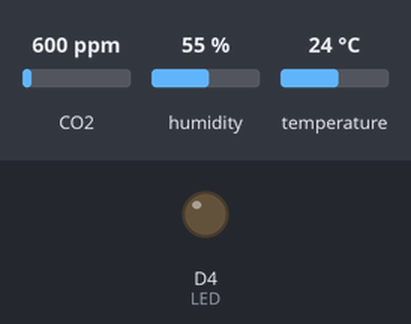
Simulated run of this sketch. Board: ESP8266 (Wemos D1 mini). Shown: output pins drawn as LEDs (lit = HIGH). Wiring (inferred from the names in the program): HTU21/Si7021 sensor at I2C address 0x40. The inputs (shaded band) are chosen by the test bench; at power-on: CO2 600 ppm, humidity 55 %, temperature 24 °C. WiFi joins after 1.5 s; servers stay silent unless stated; random numbers use the default seed unless the sketch sets one; what the sketch prints to the serial monitor is not drawn.

Above: at 3.1 s.
At 5.0 s:
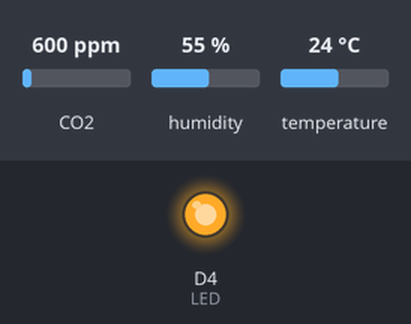
Timing chart, 0 to 7.5 s (numbered marks = the images above):
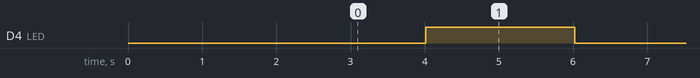

The sketch:

template.ino
```cpp
#include <ESP8266mDNS.h>
#include <WiFiUdp.h>
#include <ArduinoOTA.h>
#include <ESP8266HTTPClient.h>
#include <PubSubClient.h>
#include <BlynkSimpleEsp8266.h>
#include "Timer.h"
#include "MQ135.h"
#include <Wire.h>
#include "HTU21D.h"


#include <ESP8266WiFiMulti.h>

char auth[] = "YourAuthToken";

ESP8266WiFiMulti wifiMulti;

Timer tm;

const char *INFLUXDB_HOST = "10.0.0.7";
const uint16_t INFLUXDB_PORT = 8086;

const char *DATABASE = "power";
const char *DB_USER = "power";
const char *DB_PASSWORD = "pow123212";

//Create an instance of the object
HTU21D myHumidity;
MQ135 gasSensor = MQ135(A0);


// ==================================== VARS ==================================
int LED = D4; // Wemos build in led

int val;// Defines a numeric variable val
int count = 0;

float ppm, rzero, temp, humd, at[10], st = 0;
int p = 0, t = 0, h = 0, sppm = 0, sh = 0;
int appm[10], ah[10];


#define LED_ON   digitalWrite(LED, 1)
#define LED_OFF  digitalWrite(LED, 0)


const char* ssid = "x1";
const char* password = "pass";

const char *mqtt_server = "10.0.0.7";
const int mqtt_port = 1883;
const char *mqtt_user = "user";
const char *mqtt_pass = "password";

WiFiClient espClient;
PubSubClient client(espClient);


void callback(char* topic, byte* payload, unsigned int length) {
  Serial.print("Message arrived [");
  Serial.print(topic);
  Serial.print("] ");
  Serial.println();
}


void setup() {

  WiFi.mode(WIFI_STA);
  wifiMulti.addAP("SSID", "password");
  wifiMulti.addAP("Hubber_2G", "password");
  wifiMulti.addAP("HubberHub_2G", "password");

  pinMode(LED, OUTPUT); // Definition LED as output interface

  // start serial port
  Serial.begin(115200);

  setup_wifi();

  ArduinoOTA.setHostname("test_222");

  ArduinoOTA.onStart([]() {
    Serial.println("Start");

  });
  ArduinoOTA.onEnd([]() {
    Serial.println("\nEnd");
  });
  ArduinoOTA.onProgress([](unsigned int progress, unsigned int total) {
    Serial.printf("Progress: %u%%\r", (progress / (total / 100)));
  });
  ArduinoOTA.onError([](ota_error_t error) {
    Serial.printf("Error[%u]: ", error);
    if (error == OTA_AUTH_ERROR) Serial.println("Auth Failed");
    else if (error == OTA_BEGIN_ERROR) Serial.println("Begin Failed");
    else if (error == OTA_CONNECT_ERROR) Serial.println("Connect Failed");
    else if (error == OTA_RECEIVE_ERROR) Serial.println("Receive Failed");
    else if (error == OTA_END_ERROR) Serial.println("End Failed");
  });
  ArduinoOTA.begin();
  Serial.println("Ready");
  Serial.print("IP address: ");
  Serial.println(WiFi.localIP());

  client.setServer(mqtt_server, 1883);
  client.setCallback(callback);
  Serial.println("Ready");

  int tickEvent = tm.every(2000, blynkLed);

  tm.every(1000, getPpm);
  tm.every(1000, getTemp);
  tm.every(1000, getHumidity);
  tm.every(30000, CheckConnection);
  tm.every(10000, pushData);

  myHumidity.begin();

  Blynk.begin(auth);  // Here your Arduino connects to the Blynk Cloud.

}

// ================================================= END SETUP ======================================


void reconnect() {
  // Loop until we're reconnected

     Serial.print("Attempting MQTT connection...");
    // Create a random client ID
    String clientId = "ESP8266_TEST-";
    clientId += String(random(0xffff), HEX);
    // Attempt to connect
    if (client.connect(clientId.c_str(),mqtt_user, mqtt_pass)) {
      Serial.println("connected");

      client.subscribe("test/test");
    } else {
      Serial.print("failed, rc=");
      Serial.print(client.state());
      Serial.println(" try again in 5 seconds");
      // Wait 5 seconds before retrying
      delay(1000);
    }

}


void setup_wifi() {

  delay(500);
  Serial.println();

  Serial.println("Connecting Wifi...");

  if (wifiMulti.run() == WL_CONNECTED) {
    Serial.println("");
    Serial.println("WiFi connected");
    Serial.println("IP address: ");
    Serial.println(WiFi.localIP());
  }

}

int sort_desc(const void *cmp1, const void *cmp2)
{
  // Need to cast the void * to int *
  int a = *((int *)cmp1);
  int b = *((int *)cmp2);
  // The comparison
  return a > b ? -1 : (a < b ? 1 : 0);
  // A simpler, probably faster way:
  //return b - a;
}


void blynkLed() {

  val = digitalRead(LED); // The digital interface is assigned a value of 3 to read val

  if (val == LOW)  {
    LED_ON;
  } else {
    LED_OFF;
    }

}

void getTemp() {

  temp = myHumidity.readTemperature();

  at[t]=temp;
  t++;

  if (t > 9) {
    int at_length = sizeof(at) / sizeof(at[0]);
    qsort(at, at_length, sizeof(at[0]), sort_desc);
    st = at[t/2];
    st = round(st*10)/10.0;

    char buffer[7];
    dtostrf(st, 1, 2, buffer);
    //mqtt_client.publish("room/air/gy21_temp", buffer, true);

    t = 0;
    Serial.println("");
    Serial.print("Temperature: ");
    Serial.print(st, 2);
    Serial.println("C");

  }
}


void getHumidity() {
  humd = myHumidity.readHumidity();

  ah[h]=humd;
  h++;

  if (h > 9) {
    int ah_length = sizeof(ah) / sizeof(ah[0]);
    qsort(ah, ah_length, sizeof(ah[0]), sort_desc);
    sh = ah[h/2];

    char buffer[7];
    dtostrf(sh, 1, 0, buffer);
   //mqtt_client.publish("room/air/gy21_humd", buffer, true);

    h = 0;

    Serial.println("");
    Serial.print("Humidity: ");
    Serial.print(sh, 1);
    Serial.println("%");
  }
 }


void getPpm() {
  ppm = gasSensor.getCorrectedPPM(temp, humd);

  appm[p]=ppm;
  p++;

  if (p > 9) {
    int appm_length = sizeof(appm) / sizeof(appm[0]);
    qsort(appm, appm_length, sizeof(appm[0]), sort_desc);
    sppm = appm[p/2];

    char buffer[7];
    dtostrf(sppm, 1, 0, buffer);

    //mqtt_client.publish("room/air/mq135", buffer, true);

    p = 0;
    Serial.println("");
    Serial.print("ppm: ");
    Serial.println(sppm);

  }
 }


void CheckConnection(){    // check every 15s if connected to Blynk server
  if(!Blynk.connected()){
    Serial.println("Not connected to Blynk server");
    //Blynk.connect();  // try to connect to server with default timeout
    Blynk.begin(auth);
  }
  else{
    Serial.println("Connected to Blynk server");
  }
}


void pushData() {

  if (sppm > 0) { Blynk.virtualWrite(V0, sppm); }

  if (st > 0) { Blynk.virtualWrite(V1, st); }
  if (sh > 0) { Blynk.virtualWrite(V2, sh); }

}


void loop() {

  if (WiFi.status() != WL_CONNECTED) {
    setup_wifi();
   }
   ArduinoOTA.handle();

  if (Blynk.connected()){
    Blynk.run();
  }

 tm.update();
 delay(10);
}
```

Event.cpp
```cpp
// (licence header left out)
/*  * * * * * * * * * * * * * * * * * * * * * * * * * * *
 Code by Simon Monk
 http://www.simonmonk.org
* * * * * * * * * * * * * * * * * * * * * * * * * * * * */

// For Arduino 1.0 and earlier
#if defined(ARDUINO) && ARDUINO >= 100
#include "Arduino.h"
#else
#include "WProgram.h"
#endif

#include "Event.h"

Event::Event(void)
{
	eventType = EVENT_NONE;
}

void Event::update(void)
{
    unsigned long now = millis();
    update(now);
}

void Event::update(unsigned long now)
{
	if (now - lastEventTime >= period)
	{
		switch (eventType)
		{
			case EVENT_EVERY:
				(*callback)();
				break;

			case EVENT_OSCILLATE:
				pinState = ! pinState;
				digitalWrite(pin, pinState);
				break;
		}
		lastEventTime = now;
		count++;
	}
	if (repeatCount > -1 && count >= repeatCount)
	{
		eventType = EVENT_NONE;
	}
}
```

Event.h
```cpp
// (licence header left out)
/*  * * * * * * * * * * * * * * * * * * * * * * * * * * *
 Code by Simon Monk
 http://www.simonmonk.org
* * * * * * * * * * * * * * * * * * * * * * * * * * * * */

#ifndef Event_h
#define Event_h

#include <inttypes.h>

#define EVENT_NONE 0
#define EVENT_EVERY 1
#define EVENT_OSCILLATE 2

class Event
{

public:
  Event(void);
  void update(void);
  void update(unsigned long now);
  int8_t eventType;
  unsigned long period;
  int repeatCount;
  uint8_t pin;
  uint8_t pinState;
  void (*callback)(void);
  unsigned long lastEventTime;
  int count;
};

#endif
```

HTU21D.cpp
```cpp
// (licence header left out)
#include <Wire.h>

#include "HTU21D.h"

HTU21D::HTU21D()
{
  //Set initial values for private vars
}

//Begin
/*******************************************************************************************/
//Start I2C communication
bool HTU21D::begin(void)
{
  Wire.begin();
}

//Read the humidity
/*******************************************************************************************/
//Calc humidity and return it to the user
//Returns 998 if I2C timed out
//Returns 999 if CRC is wrong
float HTU21D::readHumidity(void)
{
	//Request a humidity reading
	Wire.beginTransmission(HTDU21D_ADDRESS);
	Wire.write(TRIGGER_HUMD_MEASURE_NOHOLD); //Measure humidity with no bus holding
	Wire.endTransmission();

	//Hang out while measurement is taken. 50mS max, page 4 of datasheet.
	delay(55);

	//Comes back in three bytes, data(MSB) / data(LSB) / Checksum
	Wire.requestFrom(HTDU21D_ADDRESS, 3);

	//Wait for data to become available
	int counter = 0;
	while(Wire.available() < 3)
	{
		counter++;
		delay(1);
		if(counter > 100) return 998; //Error out
	}

	byte msb, lsb, checksum;
	msb = Wire.read();
	lsb = Wire.read();
	checksum = Wire.read();

	/* //Used for testing
	byte msb, lsb, checksum;
	msb = 0x4E;
	lsb = 0x85;
	checksum = 0x6B;*/

	unsigned int rawHumidity = ((unsigned int) msb << 8) | (unsigned int) lsb;

	if(check_crc(rawHumidity, checksum) != 0) return(999); //Error out

	//sensorStatus = rawHumidity & 0x0003; //Grab only the right two bits
	rawHumidity &= 0xFFFC; //Zero out the status bits but keep them in place

	//Given the raw humidity data, calculate the actual relative humidity
	float tempRH = rawHumidity / (float)65536; //2^16 = 65536
	float rh = -6 + (125 * tempRH); //From page 14

	return(rh);
}

//Read the temperature
/*******************************************************************************************/
//Calc temperature and return it to the user
//Returns 998 if I2C timed out
//Returns 999 if CRC is wrong
float HTU21D::readTemperature(void)
{
	//Request the temperature
	Wire.beginTransmission(HTDU21D_ADDRESS);
	Wire.write(TRIGGER_TEMP_MEASURE_NOHOLD);
	Wire.endTransmission();

	//Hang out while measurement is taken. 50mS max, page 4 of datasheet.
	delay(55);

	//Comes back in three bytes, data(MSB) / data(LSB) / Checksum
	Wire.requestFrom(HTDU21D_ADDRESS, 3);

	//Wait for data to become available
	int counter = 0;
	while(Wire.available() < 3)
	{
		counter++;
		delay(1);
		if(counter > 100) return 998; //Error out
	}

	unsigned char msb, lsb, checksum;
	msb = Wire.read();
	lsb = Wire.read();
	checksum = Wire.read();

	/* //Used for testing
	byte msb, lsb, checksum;
	msb = 0x68;
	lsb = 0x3A;
	checksum = 0x7C; */

	unsigned int rawTemperature = ((unsigned int) msb << 8) | (unsigned int) lsb;

	if(check_crc(rawTemperature, checksum) != 0) return(999); //Error out

	//sensorStatus = rawTemperature & 0x0003; //Grab only the right two bits
	rawTemperature &= 0xFFFC; //Zero out the status bits but keep them in place

	//Given the raw temperature data, calculate the actual temperature
	float tempTemperature = rawTemperature / (float)65536; //2^16 = 65536
	float realTemperature = -46.85 + (175.72 * tempTemperature); //From page 14

	return(realTemperature);
}

//Set sensor resolution
/*******************************************************************************************/
//Sets the sensor resolution to one of four levels
//Page 12:
// 0/0 = 12bit RH, 14bit Temp
// 0/1 = 8bit RH, 12bit Temp
// 1/0 = 10bit RH, 13bit Temp
// 1/1 = 11bit RH, 11bit Temp
//Power on default is 0/0

void HTU21D::setResolution(byte resolution)
{
  byte userRegister = read_user_register(); //Go get the current register state
  userRegister &= 0b01111110; //Turn off the resolution bits
  resolution &= 0b10000001; //Turn off all other bits but resolution bits
  userRegister |= resolution; //Mask in the requested resolution bits

  //Request a write to user register
  Wire.beginTransmission(HTDU21D_ADDRESS);
  Wire.write(WRITE_USER_REG); //Write to the user register
  Wire.write(userRegister); //Write the new resolution bits
  Wire.endTransmission();
}

//Read the user register
byte HTU21D::read_user_register(void)
{
  byte userRegister;

  //Request the user register
  Wire.beginTransmission(HTDU21D_ADDRESS);
  Wire.write(READ_USER_REG); //Read the user register
  Wire.endTransmission();

  //Read result
  Wire.requestFrom(HTDU21D_ADDRESS, 1);

  userRegister = Wire.read();

  return(userRegister);
}

//Give this function the 2 byte message (measurement) and the check_value byte from the HTU21D
//If it returns 0, then the transmission was good
//If it returns something other than 0, then the communication was corrupted
//From: http://www.nongnu.org/avr-libc/user-manual/group__util__crc.html
//POLYNOMIAL = 0x0131 = x^8 + x^5 + x^4 + 1 : http://en.wikipedia.org/wiki/Computation_of_cyclic_redundancy_checks
#define SHIFTED_DIVISOR 0x988000 //This is the 0x0131 polynomial shifted to farthest left of three bytes

byte HTU21D::check_crc(uint16_t message_from_sensor, uint8_t check_value_from_sensor)
{
  //Test cases from datasheet:
  //message = 0xDC, checkvalue is 0x79
  //message = 0x683A, checkvalue is 0x7C
  //message = 0x4E85, checkvalue is 0x6B

  uint32_t remainder = (uint32_t)message_from_sensor << 8; //Pad with 8 bits because we have to add in the check value
  remainder |= check_value_from_sensor; //Add on the check value

  uint32_t divsor = (uint32_t)SHIFTED_DIVISOR;

  for (int i = 0 ; i < 16 ; i++) //Operate on only 16 positions of max 24. The remaining 8 are our remainder and should be zero when we're done.
  {
    //Serial.print("remainder: ");
    //Serial.println(remainder, BIN);
    //Serial.print("divsor:    ");
    //Serial.println(divsor, BIN);
    //Serial.println();

    if( remainder & (uint32_t)1<<(23 - i) ) //Check if there is a one in the left position
      remainder ^= divsor;

    divsor >>= 1; //Rotate the divsor max 16 times so that we have 8 bits left of a remainder
  }

  return (byte)remainder;
}
```

HTU21D.h
```cpp
// (licence header left out)
#if defined(ARDUINO) && ARDUINO >= 100
 #include "Arduino.h"
#else
 #include "WProgram.h"
#endif

#include <Wire.h>

#define HTDU21D_ADDRESS 0x40  //Unshifted 7-bit I2C address for the sensor

#define TRIGGER_TEMP_MEASURE_HOLD  0xE3
#define TRIGGER_HUMD_MEASURE_HOLD  0xE5
#define TRIGGER_TEMP_MEASURE_NOHOLD  0xF3
#define TRIGGER_HUMD_MEASURE_NOHOLD  0xF5
#define WRITE_USER_REG  0xE6
#define READ_USER_REG  0xE7
#define SOFT_RESET  0xFE

class HTU21D {

public:
  HTU21D();

  //Public Functions
  bool begin();
  float readHumidity(void);
  float readTemperature(void);
  void setResolution(byte resBits);

  //Public Variables

private:
  //Private Functions

  byte read_user_register(void);
  byte check_crc(uint16_t message_from_sensor, uint8_t check_value_from_sensor);

  //Private Variables

};
```

Timer.cpp
```cpp
// (licence header left out)
/*  * * * * * * * * * * * * * * * * * * * * * * * * * * *
 Code by Simon Monk
 http://www.simonmonk.org
* * * * * * * * * * * * * * * * * * * * * * * * * * * * */

// For Arduino 1.0 and earlier
#if defined(ARDUINO) && ARDUINO >= 100
#include "Arduino.h"
#else
#include "WProgram.h"
#endif

#include "Timer.h"

Timer::Timer(void)
{
}

int8_t Timer::every(unsigned long period, void (*callback)(), int repeatCount)
{
	int8_t i = findFreeEventIndex();
	if (i == -1) return -1;

	_events[i].eventType = EVENT_EVERY;
	_events[i].period = period;
	_events[i].repeatCount = repeatCount;
	_events[i].callback = callback;
	_events[i].lastEventTime = millis();
	_events[i].count = 0;
	return i;
}

int8_t Timer::every(unsigned long period, void (*callback)())
{
	return every(period, callback, -1); // - means forever
}

int8_t Timer::after(unsigned long period, void (*callback)())
{
	return every(period, callback, 1);
}

int8_t Timer::oscillate(uint8_t pin, unsigned long period, uint8_t startingValue, int repeatCount)
{
	int8_t i = findFreeEventIndex();
	if (i == NO_TIMER_AVAILABLE) return NO_TIMER_AVAILABLE;

	_events[i].eventType = EVENT_OSCILLATE;
	_events[i].pin = pin;
	_events[i].period = period;
	_events[i].pinState = startingValue;
	digitalWrite(pin, startingValue);
	_events[i].repeatCount = repeatCount * 2; // full cycles not transitions
	_events[i].lastEventTime = millis();
	_events[i].count = 0;
	return i;
}

int8_t Timer::oscillate(uint8_t pin, unsigned long period, uint8_t startingValue)
{
	return oscillate(pin, period, startingValue, -1); // forever
}

/**
 * This method will generate a pulse of !startingValue, occuring period after the
 * call of this method and lasting for period. The Pin will be left in !startingValue.
 */
int8_t Timer::pulse(uint8_t pin, unsigned long period, uint8_t startingValue)
{
	return oscillate(pin, period, startingValue, 1); // once
}

/**
 * This method will generate a pulse of startingValue, starting immediately and of
 * length period. The pin will be left in the !startingValue state
 */
int8_t Timer::pulseImmediate(uint8_t pin, unsigned long period, uint8_t pulseValue)
{
	int8_t id(oscillate(pin, period, pulseValue, 1));
	// now fix the repeat count
	if (id >= 0 && id < MAX_NUMBER_OF_EVENTS) {
		_events[id].repeatCount = 1;
	}
	return id;
}


void Timer::stop(int8_t id)
{
	if (id >= 0 && id < MAX_NUMBER_OF_EVENTS) {
		_events[id].eventType = EVENT_NONE;
	}
}

void Timer::update(void)
{
	unsigned long now = millis();
	update(now);
}

void Timer::update(unsigned long now)
{
	for (int8_t i = 0; i < MAX_NUMBER_OF_EVENTS; i++)
	{
		if (_events[i].eventType != EVENT_NONE)
		{
			_events[i].update(now);
		}
	}
}
int8_t Timer::findFreeEventIndex(void)
{
	for (int8_t i = 0; i < MAX_NUMBER_OF_EVENTS; i++)
	{
		if (_events[i].eventType == EVENT_NONE)
		{
			return i;
		}
	}
	return NO_TIMER_AVAILABLE;
}
```

Source omitted: Timer.h (2227 bytes)

Measured:
- by itself, D4 (LED): alternates HIGH for 2.0 s and LOW for 2.0 s
